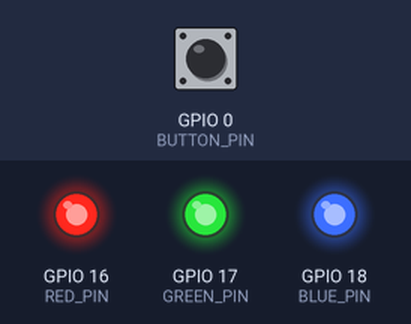
Bench run of a sketch on a simulated ESP32. On the bench: output pins drawn as LEDs (lit = HIGH). Dashed ring = blinking. The test bench sets the inputs (shaded band); at power-on: GPIO 0 (BUTTON_PIN) HIGH. EEPROM starts erased.

Above: at 1.2 s.
1.3 s: GPIO 0 (BUTTON_PIN) pulled LOW for 0.15 s
At 2.4 s:
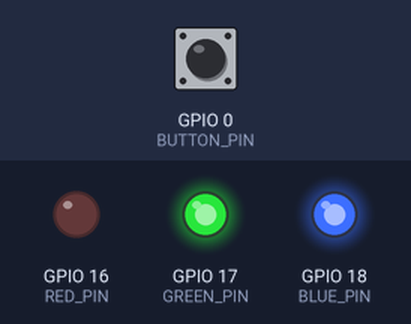
2.9 s: GPIO 0 (BUTTON_PIN) pulled LOW for 1 s
At 6.4 s:
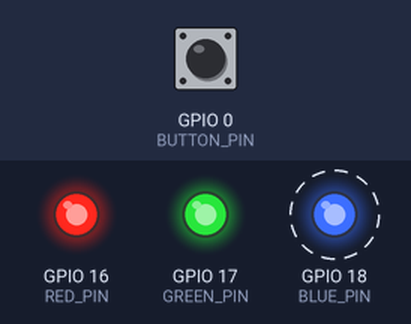
6.9 s: GPIO 0 (BUTTON_PIN) pulled LOW for 3.2 s
At 8.0 s:
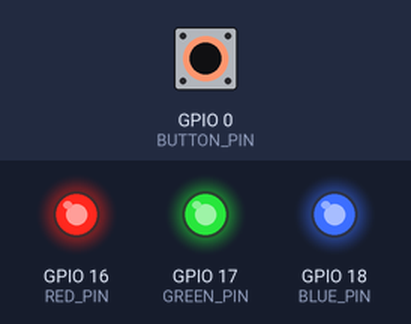
Timing chart, 0 to 9.9 s (numbered marks = the images above; inputs shaded):
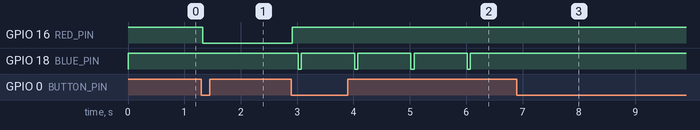

Measured:
- after the input at 1.3 s, GPIO 16 (RED_PIN): HIGH → LOW at once
- after the input at 2.9 s, GPIO 16 (RED_PIN): LOW → HIGH at once; GPIO 18 (BLUE_PIN): alternates HIGH for 0.94 s and LOW for 0.06 s, starting after 0.12 s
- after the input at 6.9 s, GPIO 18 (BLUE_PIN): stops changing and stays HIGH

The sketch:

PollESP32Dev.ino
```cpp
#include <Arduino.h>
#include <EEPROM.h>

const uint8_t BUTTON_PIN = 0;   // Button connected to GPIO 0
const uint8_t RED_PIN = 16;     // Red LED pin
const uint8_t GREEN_PIN = 17;   // Green LED pin
const uint8_t BLUE_PIN = 18;    // Blue LED pin
const int EEPROM_STATE_ADDR = 0;    // EEPROM address to store LED state

bool buttonState = false;
bool lastButtonState = false;
bool isFirstPress = true;
bool isBlinking = false;
int currentLedState = 0;

unsigned long lastDebounceTime = 0;
unsigned long debounceDelay = 50;

void setup() {
  Serial.begin(9600); // Initialize serial communication for debugging

  pinMode(BUTTON_PIN, INPUT_PULLUP);

  pinMode(RED_PIN, OUTPUT);
  pinMode(GREEN_PIN, OUTPUT);
  pinMode(BLUE_PIN, OUTPUT);

  // Read LED state from EEPROM
  currentLedState = EEPROM.read(EEPROM_STATE_ADDR);

  // Set LED states based on EEPROM value
  if (currentLedState == 1) {
    digitalWrite(RED_PIN, LOW);   // Turn on red LED
    isFirstPress = false;
  } else if (currentLedState == 2) {
    isBlinking = true;
    digitalWrite(RED_PIN, HIGH);   // Turn off red LED
    digitalWrite(GREEN_PIN, HIGH);
    digitalWrite(BLUE_PIN, HIGH);  // Turn off blue LED
  } else {
    digitalWrite(RED_PIN, HIGH);   // Turn off LEDs initially
    digitalWrite(GREEN_PIN, HIGH);
    digitalWrite(BLUE_PIN, HIGH);
  }
}

void loop() {
  unsigned long currentTime = millis();
  if (currentTime - lastDebounceTime > debounceDelay) {
    lastButtonState = buttonState;
    buttonState = digitalRead(BUTTON_PIN);

    if (lastButtonState == HIGH && buttonState == LOW) {
      buttonPressed();
    }
    lastDebounceTime = currentTime;
  }

  if (isBlinking) {
    // Blink blue LED
    digitalWrite(BLUE_PIN, LOW);
    delay(57);                      // Blink interval
    digitalWrite(BLUE_PIN, HIGH);
    delay(943);
  }
}

void buttonPressed() {
  if (isFirstPress) {
    digitalWrite(RED_PIN, LOW);   // Turn on red LED
    isFirstPress = false;
    currentLedState = 1;
  } else {
    isBlinking = !isBlinking;     // Toggle blinking state
    if (isBlinking) {
      digitalWrite(RED_PIN, HIGH);
      digitalWrite(GREEN_PIN, HIGH);
      digitalWrite(BLUE_PIN, HIGH); // Turn off blue LED initially
      delay(100);                   // Delay for stability
      currentLedState = 2;
    } else {
      // Button pressed again after blink, restart
      isFirstPress = true;
      digitalWrite(RED_PIN, HIGH);   // Turn off all LEDs
      digitalWrite(GREEN_PIN, HIGH);
      digitalWrite(BLUE_PIN, HIGH);
      currentLedState = 0;
    }
  }

  // Store LED state in EEPROM
  EEPROM.write(EEPROM_STATE_ADDR, currentLedState);
  EEPROM.commit();
}
```
